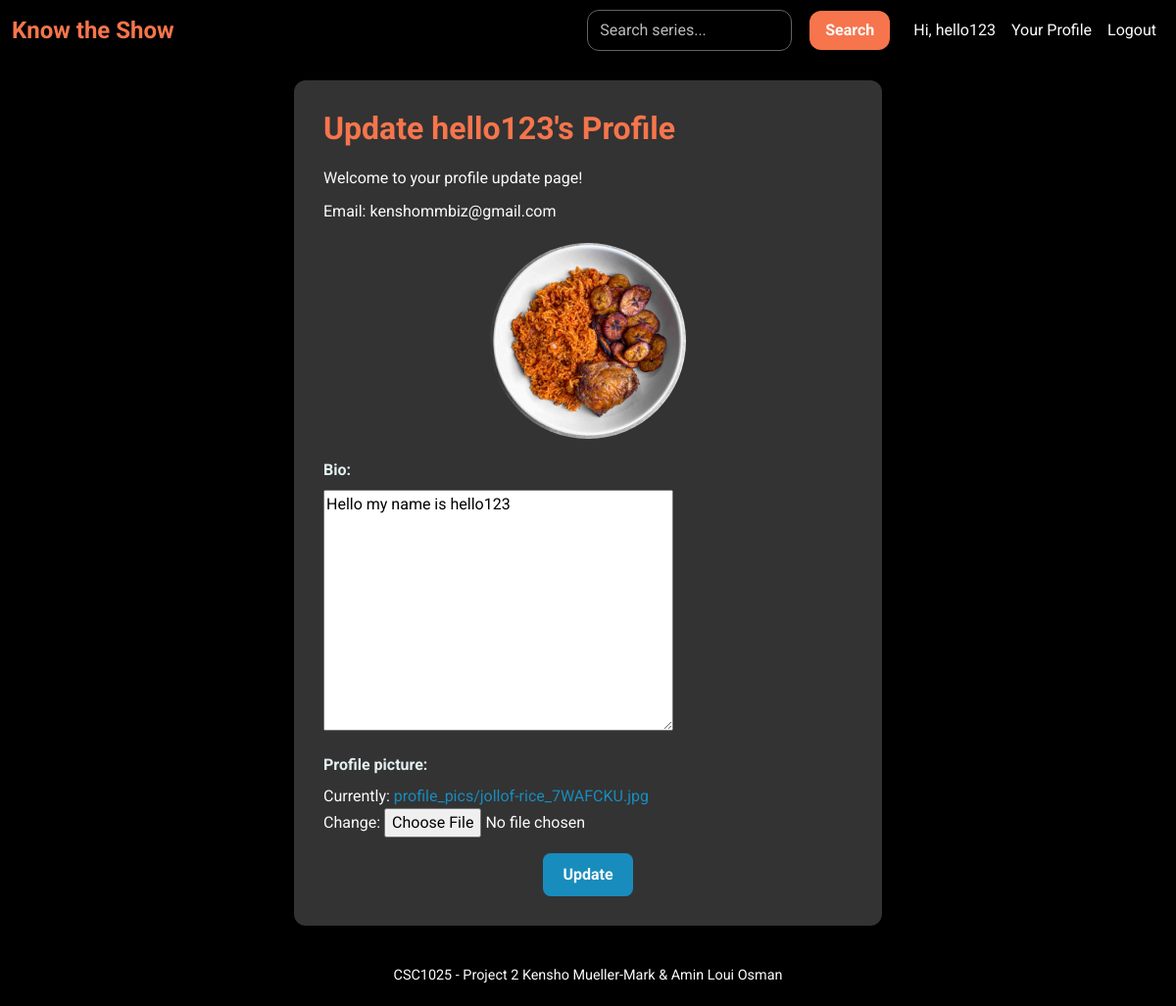
The page /user/profile_update (signed in) on the database its author committed.
### user/models.py (models this page shows, shortened)
class CustomUser(AbstractUser):
    bio = models.TextField(blank=True, null=True, default="No bio yet.")
    profile_picture = models.ImageField(default = 'profile_pics/placeholderuser.jpg', upload_to='profile_pics/', blank=False, null=True)

### user/views.py (the view)
# urls.py: path('profile_update', views.ProfileUpdateView.as_view(), name='profile_update'),
class ProfileUpdateView(LoginRequiredMixin, UpdateView):
    login_url = 'login'
    model = CustomUser
    fields = ['bio', 'profile_picture']
    template_name = 'accounts/profile_update.html'
    success_url = reverse_lazy('profile')  # Redirect after successful update
    def get_object(self, queryset=None):
        return self.request.user  # Only allow the logged-in user to edit their own profile

### user/templates/accounts/profile_update.html (shortened to what this page needs)
{% extends "base.html" %}
{% block content %}
<div class="signup-page">
    <div class="signup-container">
        <h1 class="signup-title">Update {{ user.username }}'s Profile</h1>
        <p class="profile-welcome">Welcome to your profile update page!</p>
        <p class="profile-email">Email: {{ user.email }}</p>
        <img src="{{ user.profile_picture.url }}" alt="Profile Picture" class="profile-picture">
        <div class="signup-form-container">
            <form method="post" enctype="multipart/form-data" class="signup-form">
                <div class="form-group">
                    {{ form.as_p }}
                </div>
                <div class="button-container">
                    <button type="submit" class="signup-button">Update</button>
                </div>
            </form>
        </div>
    </div>
</div>
{% endblock %}

### project2_site/templates/base.html (shortened to what this page needs)
<!DOCTYPE html>
<html lang="en">
<head>
    {% load static %}
    <link href="https://cdn.jsdelivr.net/npm/bootstrap@5.3.5/dist/css/bootstrap.min.css" rel="stylesheet">
    <link rel="stylesheet" href="{% static 'main.css' %}">
</head>
<body>
    <nav class="navbar navbar-expand-lg bg-body-tertiary">
        <div class="container-fluid">
            <a class="navbar-brand" href="{% url 'index' %}">Know the Show</a>
            <div class="collapse navbar-collapse" id="navbarSupportedContent">
                <form class="d-flex me-3" role="search" action="{% url 'search_results' %}" method="get">
                    <input class="form-control me-2" type="search" name="q" placeholder="Search series..." aria-label="Search">
                    <button class="btn btn-outline-success" type="submit">Search</button>
                </form>
                <ul class="navbar-nav">
                    {% if user.is_authenticated %}
                    <li class="nav-item">
                        <span class="nav-link">Hi, {{ user.username }}</span>
                    </li>
                    <li class="nav-item">
                        <a class="nav-link" href="{% url 'profile' %}">Your Profile</a>
                    </li>
                    <li class="nav-item">
                        <form method="post" action="{% url 'logout' %}" class="d-inline">
                            <button type="submit" class="btn btn-link nav-link">Logout</button>
                        </form>
                    </li>
                    {% endif %}
                </ul>
            </div>
        </div>
    </nav>
    {% block content %}{% endblock content %}
    <footer class="footer text-center">
        <div class="container">
            <span>CSC1025 - Project 2 Kensho Mueller-Mark & Amin Loui Osman</span>
        </div>
    </footer>
</body>
</html>

### project2_site/static/main.css (style rules this page uses)
body { background-color: #000000; color: #FBFBFB; font-family: 'Roboto', sans-serif; }
a { text-decoration: none; color: #188CBD; }
h1, h2, h5 { margin: 0; }
.navbar { background-color: #000000 !important; }
.nav-link { color: #FBFBFB !important; }
.navbar a.nav-link { color: #FBFBFB !important; text-decoration: none !important; font-size: 1rem; transition: color 0.3s ease; }
.navbar-brand { color: #F6754C !important; font-size: 1.5rem; font-weight: bold; text-decoration: none; }
form.d-flex { display: flex; align-items: center; gap: 10px; }
form.d-flex .form-control { background-color: #000000; color: #ffffff; border-radius: 12px; padding: 8px 12px; border: 1px solid #636363; transition: border-color 0.3s ease, box-shadow 0.3s ease; }
form.d-flex .form-control::placeholder { color: #bbbbbb; opacity: 1; }
form.d-flex .btn { background-color: #F6754C; color: #FBFBFB; border: none; padding: 8px 16px; border-radius: 12px; font-weight: bold; transition: background-color 0.3s ease, transform 0.2s ease; }
.footer { background-color: #000000; color: #FBFBFB; padding: 20px 0; font-size: 0.9rem; }
.footer span { color: #FBFBFB; }
.signup-page { display: flex; justify-content: center; align-items: center; min-height: 100vh; padding: 20px; background-color: #000000; }
.signup-container { background-color: #333333; padding: 30px; border-radius: 12px; box-shadow: 0 4px 10px rgba(0, 0, 0, 0.5); max-width: 600px; width: 100%; text-align: left; }
.signup-title { color: #F6754C; font-size: 2rem; font-weight: bold; margin-bottom: 20px; }
.signup-form-container { margin-top: 20px; }
.signup-form .form-group { margin-bottom: 15px; }
.signup-button { background-color: #188CBD; color: #FBFBFB; border: none; padding: 10px 20px; font-size: 1rem; font-weight: bold; border-radius: 8px; cursor: pointer; transition: background-color 0.3s ease; }
.button-container { text-align: center; margin-top: 15px; }
.signup-form .form-group label { display: block; margin-bottom: 8px; font-size: 1rem; color: #E4EFEF; font-weight: bold; text-align: left; }
.profile-welcome, .profile-email, .profile-bio { font-size: 1rem; margin-bottom: 10px; }
.profile-picture { display: block; max-width: 200px; margin: 20px auto; border-radius: 50%; }

### rows shown on the page
CustomUser: username "hello123", email "kenshommbiz@gmail.com", profile_picture (picture), bio "Hello my name is hello123"
